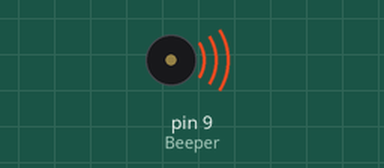
Simulated run of this sketch. Board: Arduino Uno, built with avr-gcc and run on an emulated ATmega328P. Parts: buzzer (waves = sounding).

Above: at 0.1 s.
At 7.1 s:
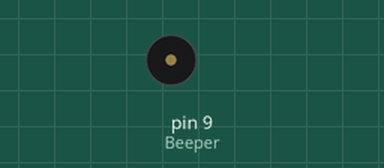
Timing chart, 0 to 8.6 s (numbered marks = the images above):
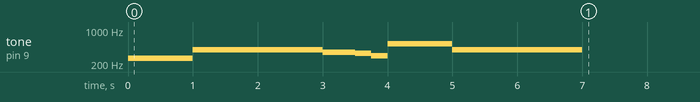

The sketch:

starwars_theme.ino
```cpp
// Star wars intro
//by Jacqueline Radding
//plays the first few notes of star wars intro song
const int Beeper = 9 ; // Digital Pin 9
const int quarterNote = 500 ; // msec for quarter note
const int C4freq = 262 ; // Hz for c4 note
const int G4freq = 392 ; // Hz for d4 note
const int F4freq = 349 ; // Hz for c4 note
const int E4freq = 330 ; // Hz for d4 note
const int D4freq = 294 ; // Hz for c4 note
const int C5freq = 523 ; // Hz for c5 note
void setup() {
 // put your setup code here, to run once:
 //plays all of the notes
tone(Beeper, C4freq, 2*quarterNote); // Output C4 for a half note
delay(2*quarterNote); // Wait for a half note to finish
tone(Beeper, G4freq, 4*quarterNote); // Output G4 for a half no
delay(4*quarterNote); // Wait for a note to finish
tone(Beeper, F4freq, quarterNote); // Output F4 for a half note
delay(quarterNote); // Wait for a .25 note to finish
tone(Beeper, E4freq, .5*quarterNote); // Output E4 for a half note
delay(0.5*quarterNote); // Wait for a 1/8 note to finish
tone(Beeper, D4freq, .5*quarterNote); // Output D4 for a half note
delay(0.5*quarterNote); // Wait for a 1/8 note to finish
tone(Beeper, C5freq, 2*quarterNote); // Output C5 for a half note
delay(2*quarterNote); // Wait for a half note to finish
tone(Beeper, G4freq, 4*quarterNote); // Output G4 for a half note
delay(4*quarterNote); // Wait for a note to finish
}
void loop() {
 // put your main code here, to run repeatedly:
}
```
